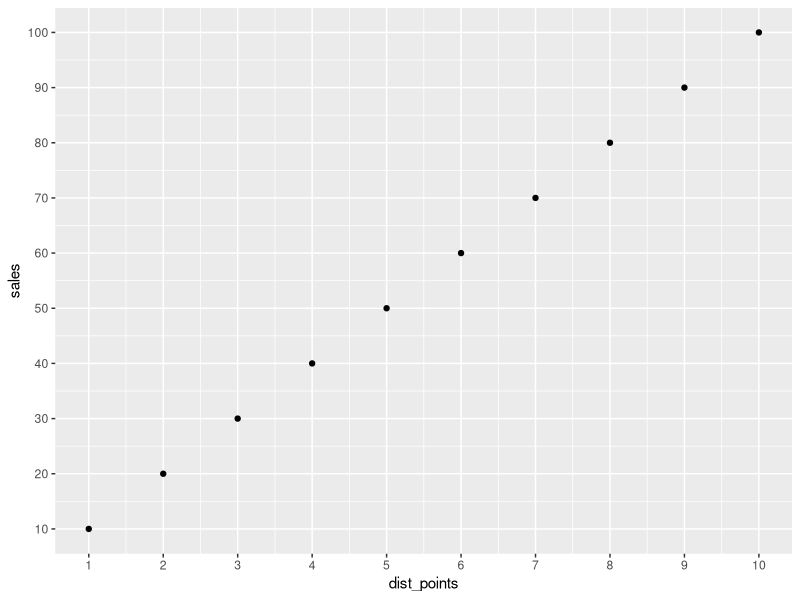
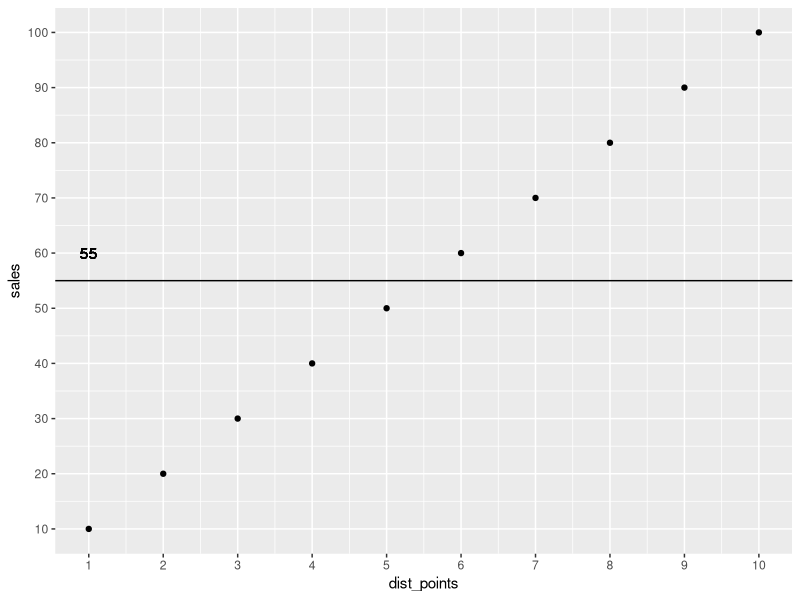
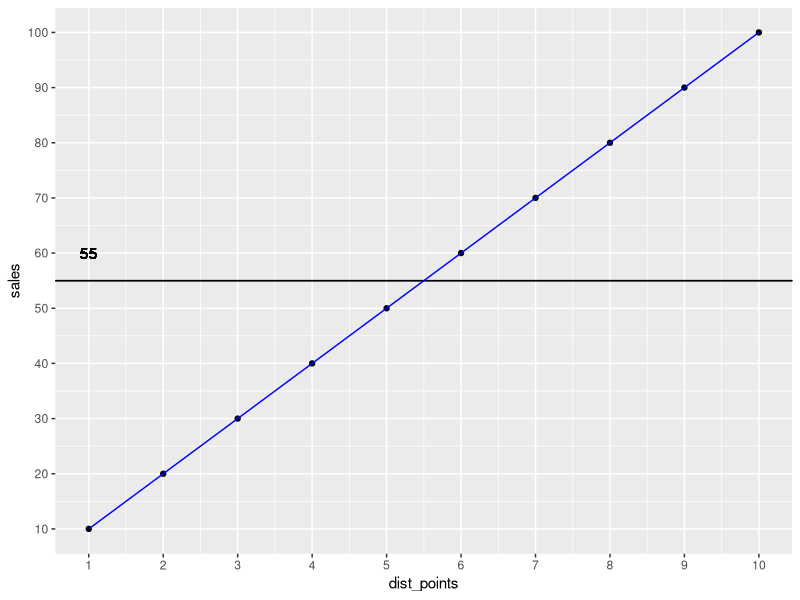
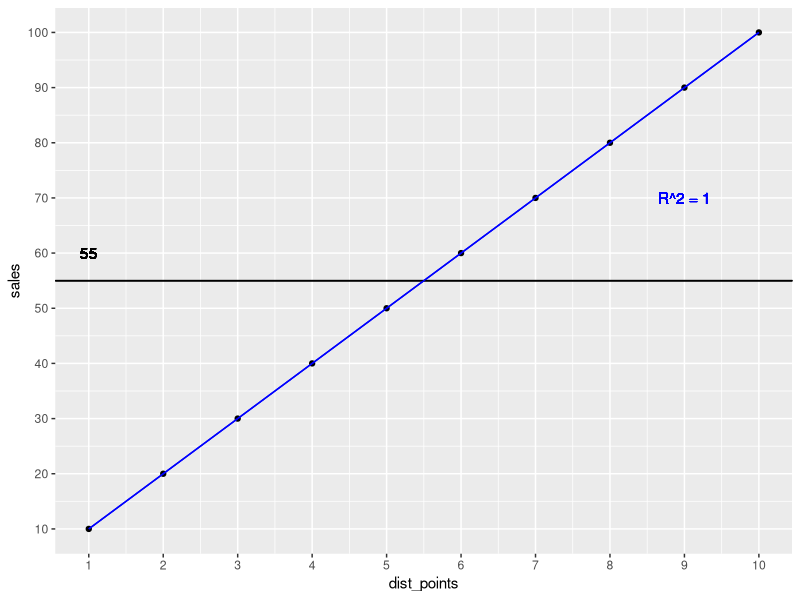
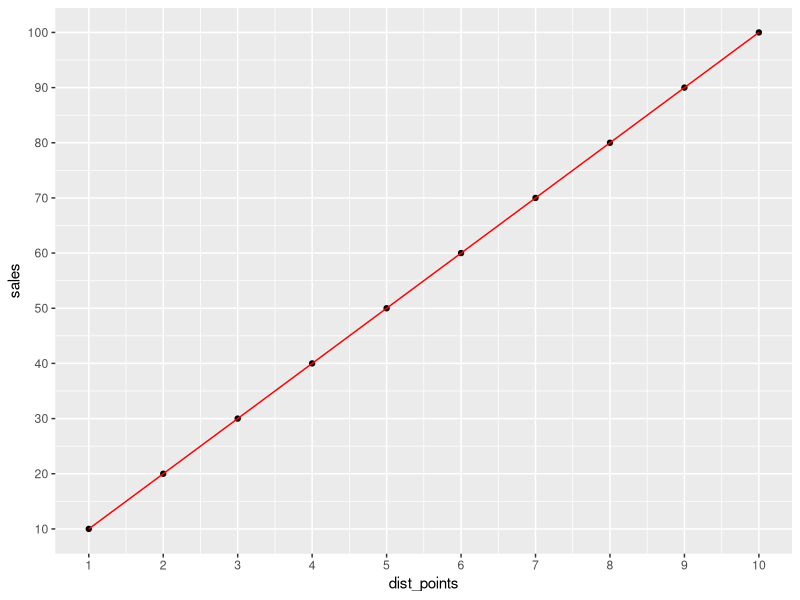
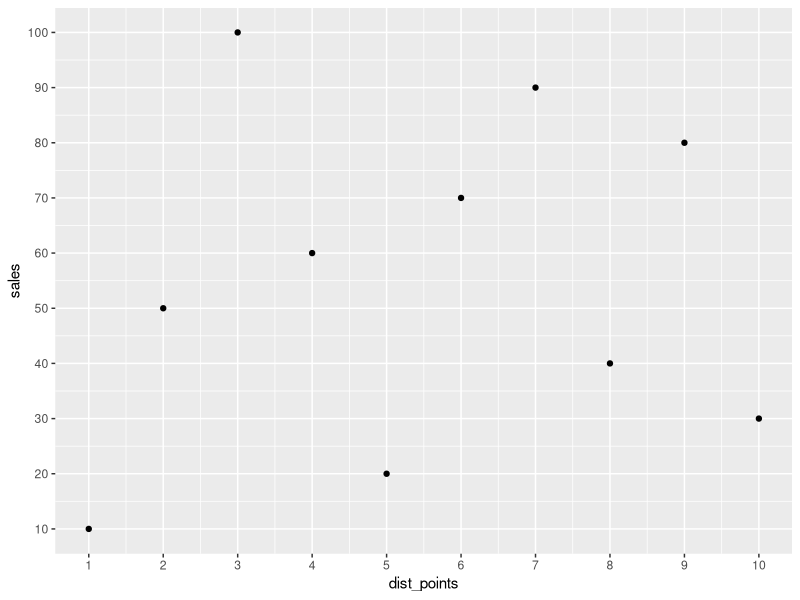
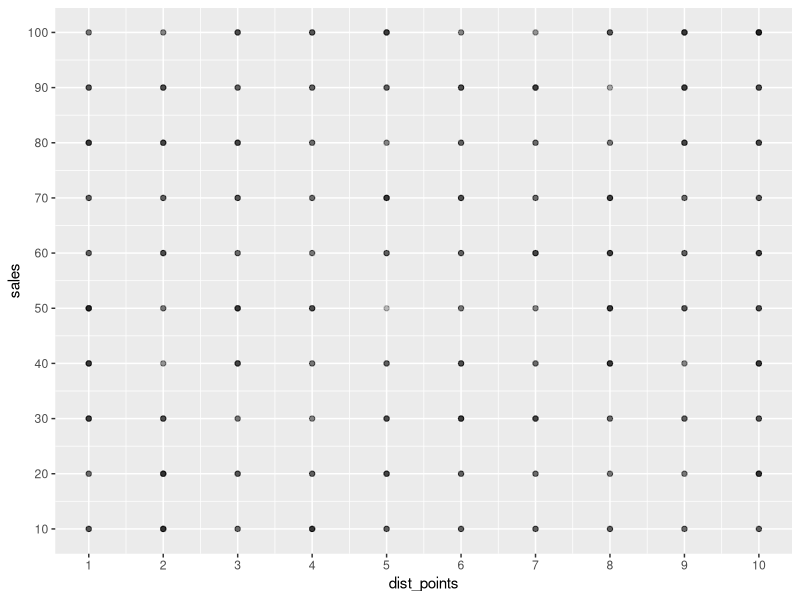
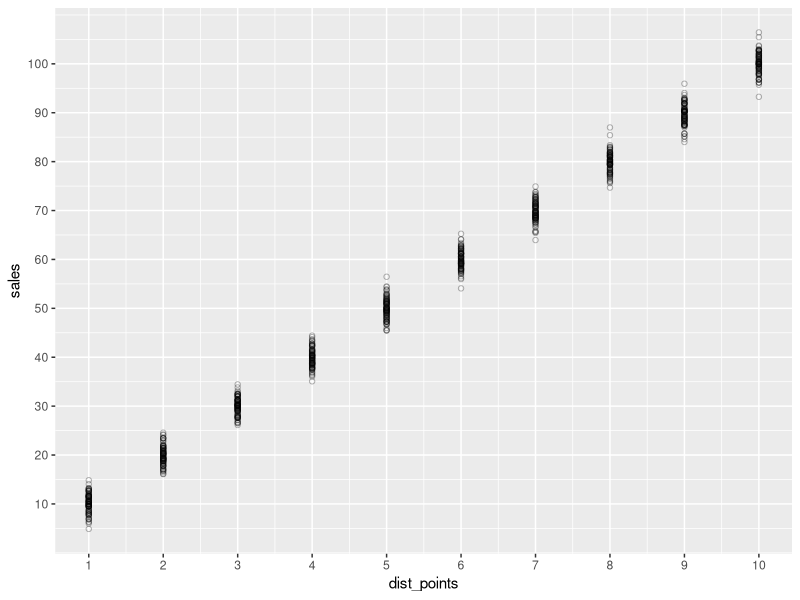

Reproduce these figures in R, in order. (Note: this script raises an error after producing the figures.)
## ---- chunk 1
library(tidyverse)
## ---- chunk 2
df <- tribble(
    ~dist_points, ~sales,
    1, 10,
    2, 20,
    3, 30,
    4, 40,
    5, 50,
    6, 60,
    7, 70,
    8, 80,
    9, 90,
    10, 100
)

# data is generated according to a simple linear function
k <- 10
x <- 1:10
d <- 0


(plt1 <- df %>% 
        ggplot(aes(x = dist_points, y = sales)) +
        geom_point() +
        scale_x_continuous(breaks = seq(1,10)) +
        scale_y_continuous(breaks = seq(10,100,10))
)
## ---- chunk 3
mean <- mean(df$sales)

(plt2 <- plt1 +
        geom_hline(yintercept = mean) +
        geom_text(x = 1, y = 60, label = mean)
)
## ---- chunk 4
# manually predict sales
pred_sales <- k * x + d
pred_sales_df <- tibble(x = x, pred_sales = pred_sales)

(plt3 <- plt2 +
        geom_hline(yintercept = mean) +
        geom_text(x = 1, y = 60, label = mean) +
        geom_line(data = pred_sales_df, aes(x = x, y = pred_sales), col = 'blue')
)
## ---- chunk 5
var_mean <- var(mean - df$sales)
var_line <- var(pred_sales_df$pred_sales - df$sales)

(r_squared <- (var_mean - var_line) / var_mean)
# 1
## ---- chunk 6
(plt4 <- plt3 +
        geom_hline(yintercept = mean) +
        geom_text(x = 1, y = 60, label = mean) +
        geom_line(data = pred_sales_df, aes(x = x, y = pred_sales), col = 'blue') + 
        geom_text(x = 9, y = 70, label = paste0('R^2 = ', r_squared), col = 'blue')
)
## ---- chunk 7
lm_res <- lm(sales ~ dist_points, data = df)
summary(lm_res)
# Residuals:
#     Min         1Q     Median         3Q        Max 
# -9.511e-15 -2.387e-15 -4.041e-16  3.247e-15  6.630e-15 
# 
# Coefficients:
#     Estimate Std. Error    t value Pr(>|t|)    
# (Intercept) -8.988e-15  3.472e-15 -2.588e+00   0.0322 *  
#     dist_points  1.000e+01  5.596e-16  1.787e+16   <2e-16 ***
#     ---
#     Signif. codes:  0 ‘***’ 0.001 ‘**’ 0.01 ‘*’ 0.05 ‘.’ 0.1 ‘ ’ 1
# 
# Residual standard error: 5.083e-15 on 8 degrees of freedom
# Multiple R-squared:      1,	Adjusted R-squared:      1 
# F-statistic: 3.193e+32 on 1 and 8 DF,  p-value: < 2.2e-16
## ---- chunk 8
pred_lm <- tibble(y = predict(lm_res, tibble(dist_points = df$dist_points)) , dist_points = df$dist_points)

(plt1 + geom_line(data = pred_lm, aes(x = dist_points, y = y), col = 'red')
)
## ---- chunk 9
set.seed(42)
df_no_corr <- tibble(sales = df$sales, dist_points = sample(1:10, 10))

(plt_no_corr_1 <- df_no_corr %>% 
        ggplot(aes(x = dist_points, y = sales)) +
        geom_point() +
        scale_x_continuous(breaks = seq(1,10)) +
        scale_y_continuous(breaks = seq(10,100,10))
)
## ---- chunk 10
lm_res_no_corr <- lm(sales ~ dist_points, data = df_no_corr)
summary(lm_res_no_corr)
# Coefficients:
#     Estimate Std. Error t value Pr(>|t|)  
# (Intercept)   47.333     21.723   2.179    0.061 .
# dist_points    1.394      3.501   0.398    0.701  
# ---
#     Signif. codes:  0 ‘***’ 0.001 ‘**’ 0.01 ‘*’ 0.05 ‘.’ 0.1 ‘ ’ 1
# 
# Residual standard error: 31.8 on 8 degrees of freedom
# Multiple R-squared:  0.01943,	Adjusted R-squared:  -0.1031 
# F-statistic: 0.1585 on 1 and 8 DF,  p-value: 0.7009

# k .. low but still not 0 !!!!!
# r squared .. low -> OK
# residual standard error -> OK
# d .. not 55, but ok
## ---- chunk 11
set.seed(42)
df_no_corr2 <- tibble(sales = rep(df$sales, 100) , dist_points = sample(1:10, 10 * 100, replace = T))

(plt_no_corr_2 <- df_no_corr2 %>% 
        ggplot(aes(x = dist_points, y = sales)) +
        geom_point(alpha = 0.1) +
        scale_x_continuous(breaks = seq(1,10)) +
        scale_y_continuous(breaks = seq(10,100,10))
)
## ---- chunk 12
lm_res_no_corr2 <- lm(sales ~ dist_points, data = df_no_corr2)
summary(lm_res_no_corr2)
# Coefficients:
#     Estimate Std. Error t value Pr(>|t|)    
# (Intercept)  52.0243     1.9147  27.171   <2e-16 ***
#     dist_points   0.5383     0.3050   1.765   0.0778 .  
# ---
#     Signif. codes:  0 ‘***’ 0.001 ‘**’ 0.01 ‘*’ 0.05 ‘.’ 0.1 ‘ ’ 1
# 
# Residual standard error: 28.71 on 998 degrees of freedom
# Multiple R-squared:  0.003112,	Adjusted R-squared:  0.002113 
# F-statistic: 3.116 on 1 and 998 DF,  p-value: 0.07784

# intercept increases
# k becomes smaller
# r squared becomes smaller
# residual standard error becomes closer to 25
## ---- chunk 13
set.seed(42)
df_no_corr3 <- tibble(sales = rep(df$sales, 100000) , dist_points = sample(1:10, 10 * 100000, replace = T))
lm_res_no_corr3 <- lm(sales ~ dist_points, data = df_no_corr3)
summary(lm_res_no_corr3)
# Coefficients:
#     Estimate Std. Error t value Pr(>|t|)    
# (Intercept) 54.896161   0.062033 884.947   <2e-16 ***
#     dist_points  0.018881   0.009997   1.889    0.059 .  
# ---
#     Signif. codes:  0 ‘***’ 0.001 ‘**’ 0.01 ‘*’ 0.05 ‘.’ 0.1 ‘ ’ 1
# 
# Residual standard error: 28.72 on 999998 degrees of freedom
# Multiple R-squared:  3.567e-06,	Adjusted R-squared:  2.567e-06 
# F-statistic: 3.567 on 1 and 999998 DF,  p-value: 0.05895

## ---- chunk 14
set.seed(42)
df_randomised1 <- data.frame(
    dist_points = rep(df$dist_points, 100)
    ) %>% 
    mutate(sales = dist_points * 10+ rnorm(n(), mean = 0, sd = 2))

df_randomised1 %>% nrow
# 1000

(plt_rand1 <- df_randomised1 %>% 
        ggplot(aes(x = dist_points, y = sales)) +
        geom_point(shape = 1, alpha = 0.3) +
        scale_x_continuous(breaks = seq(1,10)) +
        scale_y_continuous(breaks = seq(10,100,10))
)
## ---- chunk 15
lm_res_rand1 <- lm(sales ~ dist_points, data = df_randomised1)
summary(lm_res_rand1)
# Coefficients:
#     Estimate Std. Error t value Pr(>|t|)    
# (Intercept) -0.02126    0.13835  -0.154    0.878    
# dist_points 10.00073    0.02230 448.526   <2e-16 ***
#     ---
#     Signif. codes:  0 ‘***’ 0.001 ‘**’ 0.01 ‘*’ 0.05 ‘.’ 0.1 ‘ ’ 1
# 
# Residual standard error: 2.025 on 998 degrees of freedom
# Multiple R-squared:  0.9951,	Adjusted R-squared:  0.9951 
# F-statistic: 2.012e+05 on 1 and 998 DF,  p-value: < 2.2e-16

# coeffcient standard error went up!!!
## ---- chunk 16
pred_lm_res_rand1 <- tibble(y = predict(lm_res_rand1, tibble(dist_points = df_randomised1$dist_points)) , dist_points = df_randomised1$dist_points)

(plt_rand1 + geom_line(data = pred_lm_res_rand1, aes(x = dist_points, y = y), col = 'red')
)
## ---- chunk 17
mean_distpoint <- mean(dist_points)
# 5.5

pred_lm_res_rand_comp1 <- pred_lm_res_rand1 %>%
    bind_cols(sales = df_randomised1$sales) %>% 
    mutate(diff_sales = y - sales,
           diff_dist_point_mean = dist_points - mean_distpoint)
## ---- chunk 18
library(ggbeeswarm)
# per dist point?
pred_lm_res_rand_comp1 %>% 
    ggplot(aes(x = dist_points, y = diff_sales)) +
    # geom_point(shape = 1) +
    geom_quasirandom(shape = 1) + 
    scale_x_continuous(breaks = seq(1,10))
# all look similarly distributed
## ---- chunk 19
# all together
pred_lm_res_rand_comp1 %>% 
    ggplot(aes(x = 0, y = diff_sales)) +
    geom_quasirandom(shape = 1) +
    scale_x_continuous(breaks = seq(1,10))
## ---- chunk 20
# Real calculation:
# https://stats.stackexchange.com/questions/236437/how-to-compute-the-standard-error-of-a-predictor-variable
# mean squared error
mse <- sum(pred_lm_res_rand_comp1$diff_sales^2) * (1 / (length(pred_lm_res_rand_comp1$diff_sales)-2)  )
x_deviation_mean_error <- sum(pred_lm_res_rand_comp1$diff_dist_point_mean^2)
sqrt(mse/x_deviation_mean_error)
# 0.02207502

# Approximation: ??? does this really work ??????
# https://stackoverflow.com/questions/2676554/in-r-how-to-find-the-standard-error-of-the-mean
# knowing that the spread in y is similar
# knowing that the spread in x is similar
std_err_overall <- sqrt(var(pred_lm_res_rand_comp1$diff_sales)/length(pred_lm_res_rand_comp1$diff_sales))
# 0.06337391
std_error_approximation <- std_err_overall / sqrt(mean_distpoint)
# 0.02702273
## ---- chunk 21
df_randomised2 <- data.frame(
    dist_points = rep(df$dist_points, 100)
) %>% 
    mutate(sales = dist_points * 10+ rnorm(n(), mean = 0, sd = 4))

df_randomised2 %>% nrow
# 1000

(plt_rand2 <- df_randomised2 %>% 
        ggplot(aes(x = dist_points, y = sales)) +
        geom_point(shape = 1, alpha = 0.3) +
        scale_x_continuous(breaks = seq(1,10)) +
        scale_y_continuous(breaks = seq(10,100,10))
)
## ---- chunk 22
lm_res_rand2 <- lm(sales ~ dist_points, data = df_randomised2)
summary(lm_res_rand2)
# Coefficients:
#     Estimate Std. Error t value Pr(>|t|)    
# (Intercept)  0.18496    0.26948   0.686    0.493    
# dist_points  9.96250    0.04343 229.391   <2e-16 ***
#     ---
#     Signif. codes:  0 ‘***’ 0.001 ‘**’ 0.01 ‘*’ 0.05 ‘.’ 0.1 ‘ ’ 1
# 
# Residual standard error: 3.945 on 998 degrees of freedom
# Multiple R-squared:  0.9814,	Adjusted R-squared:  0.9814 
# F-statistic: 5.262e+04 on 1 and 998 DF,  p-value: < 2.2e-16

# coeff standard error is twice as hight
# residual standard error is also almost twice as high
## ---- chunk 23
df_randomised3 <- data.frame(
    dist_points = rep(df$dist_points, 100)
) %>% 
    mutate(sales = dist_points * 10+ rnorm(n(), mean = 0, sd = 40))

df_randomised3 %>% nrow
# 1000

(plt_rand3 <- df_randomised3 %>% 
        ggplot(aes(x = dist_points, y = sales)) +
        geom_point(shape = 1, alpha = 0.3) +
        scale_x_continuous(breaks = seq(1,10)) +
        scale_y_continuous(breaks = seq(-100,200,10))
)
## ---- chunk 24
lm_res_rand3 <- lm(sales ~ dist_points, data = df_randomised3)
summary(lm_res_rand3)
# Coefficients:
#     Estimate Std. Error t value Pr(>|t|)    
# (Intercept)  -2.8061     2.8131  -0.998    0.319    
# dist_points  10.4869     0.4534  23.131   <2e-16 ***
#     ---
#     Signif. codes:  0 ‘***’ 0.001 ‘**’ 0.01 ‘*’ 0.05 ‘.’ 0.1 ‘ ’ 1
# 
# Residual standard error: 41.18 on 998 degrees of freedom
# Multiple R-squared:  0.349,	Adjusted R-squared:  0.3484 
# F-statistic:   535 on 1 and 998 DF,  p-value: < 2.2e-16

# coefficient stays the same.
# standard error increased by 10 (p value still significant)
# R squared - questionable!!!!
## ---- chunk 25
df_randomised4 <- data.frame(
    dist_points = rep(df$dist_points, 100)
) %>% 
    mutate(sales = dist_points * 10+ rnorm(n(), mean = 0, sd = 400))

df_randomised4 %>% nrow
# 1000

(plt_rand4 <- df_randomised4 %>% 
        ggplot(aes(x = dist_points, y = sales)) +
        geom_point(shape = 1, alpha = 0.3) +
        scale_x_continuous(breaks = seq(1,10)) +
        scale_y_continuous(breaks = seq(-1500,1500,10))
)

## ---- chunk 26
lm_res_rand4 <- lm(sales ~ dist_points, data = df_randomised4)
summary(lm_res_rand4)
# Coefficients:
#     Estimate Std. Error t value Pr(>|t|)    
# (Intercept)  -48.349     27.019  -1.789   0.0738 .  
# dist_points   17.206      4.355   3.951 8.32e-05 ***
#     ---
#     Signif. codes:  0 ‘***’ 0.001 ‘**’ 0.01 ‘*’ 0.05 ‘.’ 0.1 ‘ ’ 1
# 
# Residual standard error: 395.5 on 998 degrees of freedom
# Multiple R-squared:  0.0154,	Adjusted R-squared:  0.01442 
# F-statistic: 15.61 on 1 and 998 DF,  p-value: 8.319e-05
## ---- chunk 27
# Chagned coeff to be 1 !!!!!!!!!!
df_randomised_v2_1 <- data.frame(
    dist_points = rep(df$dist_points, 5)
) %>% 
    mutate(sales = dist_points * 1 + rnorm(n(), mean = 0, sd = 20))

df_randomised_v2_1 %>% nrow
# 50

(plt_rand_v2_1 <- df_randomised_v2_1 %>% 
        ggplot(aes(x = dist_points, y = sales)) +
        geom_point(shape = 1, alpha = 0.3) +
        scale_x_continuous(breaks = seq(1,10)) +
        scale_y_continuous(breaks = seq(-40,200,10))
)
## ---- chunk 28
lm_res_randv2_1 <- lm(sales ~ dist_points, data = df_randomised_v2_1)
summary(lm_res_randv2_1)
# Coefficients:
#     Estimate Std. Error t value Pr(>|t|)   
# (Intercept)   -9.578      6.781  -1.412   0.1643   
# dist_points    3.085      1.093   2.823   0.0069 **
#     ---
#     Signif. codes:  0 ‘***’ 0.001 ‘**’ 0.01 ‘*’ 0.05 ‘.’ 0.1 ‘ ’ 1
# 
# Residual standard error: 22.19 on 48 degrees of freedom
# Multiple R-squared:  0.1424,	Adjusted R-squared:  0.1245 
# F-statistic: 7.969 on 1 and 48 DF,  p-value: 0.006905
## ---- chunk 29
set.seed(42)
df_randomised_v2_2 <- data.frame(
    dist_points = rep(df$dist_points, 5)
) %>% 
    mutate(sales = dist_points * 1 + rnorm(n(), mean = 0, sd = 7))

df_randomised_v2_2 %>% nrow
# 50

(plt_rand_v2_2 <- df_randomised_v2_2 %>% 
        ggplot(aes(x = dist_points, y = sales)) +
        geom_point(shape = 1, alpha = 0.8) +
        scale_x_continuous(breaks = seq(1,10)) +
        scale_y_continuous(breaks = seq(-40,200,10))
)
## ---- chunk 30
lm_res_randv2_2 <- lm(sales ~ dist_points, data = df_randomised_v2_2)
summary(lm_res_randv2_2)
# Coefficients:
#     Estimate Std. Error t value Pr(>|t|)
# (Intercept)   2.7736     2.4388   1.137    0.261
# dist_points   0.4503     0.3930   1.146    0.258
# 
# Residual standard error: 7.983 on 48 degrees of freedom
# Multiple R-squared:  0.02662,	Adjusted R-squared:  0.006339 
# F-statistic: 1.313 on 1 and 48 DF,  p-value: 0.2576
## ---- chunk 31
pred_lm_res_randv2_2 <- tibble(y = predict(lm_res_randv2_2, tibble(dist_points = df_randomised_v2_2$dist_points)) , dist_points = df_randomised_v2_2$dist_points)

(plt_rand_v2_2 + geom_line(data = pred_lm_res_randv2_2, aes(x = dist_points, y = y), col = 'red')
)
## ---- chunk 32
set.seed(42)
df_randomised_obsc1 <- data.frame(
    dist_points = rep(df$dist_points, 10)
) %>% 
    mutate(sales = dist_points * 1 + rnorm(n(), mean = 0, sd = 2))

df_randomised_obsc1 %>% nrow
# 1000

(plt_rand_obs_1 <- df_randomised_obsc1 %>% 
        ggplot(aes(x = dist_points, y = sales)) +
        geom_point(shape = 1, alpha = 0.3) +
        scale_x_continuous(breaks = seq(1,10)) +
        scale_y_continuous(breaks = seq(-20,20,10))
)
## ---- chunk 33
lm_res_rand_obsc1 <- lm(sales ~ dist_points, data = df_randomised_obsc1)
summary(lm_res_rand_obsc1)
# Coefficients:
#     Estimate Std. Error t value Pr(>|t|)    
# (Intercept)  0.69300    0.44651   1.552    0.124    
# dist_points  0.88582    0.07196  12.310   <2e-16 ***
#     ---
#     Signif. codes:  0 ‘***’ 0.001 ‘**’ 0.01 ‘*’ 0.05 ‘.’ 0.1 ‘ ’ 1
# 
# Residual standard error: 2.067 on 98 degrees of freedom
# Multiple R-squared:  0.6073,	Adjusted R-squared:  0.6033 
# F-statistic: 151.5 on 1 and 98 DF,  p-value: < 2.2e-16


pred_lm_res_randobsc_1 <- tibble(y = predict(lm_res_randv2_2, tibble(dist_points = df_randomised_obsc1$dist_points)) , dist_points = df_randomised_obsc1$dist_points)

(plt_rand_obs_1 + geom_line(data = pred_lm_res_randobsc_1, aes(x = dist_points, y = y), col = 'red')
)
## ---- chunk 34
set.seed(42)
df_randomised_obsc2 <- data.frame(
    dist_points = rep(df$dist_points, 10)
) %>% 
    mutate(sales = dist_points * 1 + rnorm(n(), mean = 0, sd = 2)) %>% 
    mutate(sales = ifelse(dist_points == 1 | dist_points == 4, sales + 5, sales))

df_randomised_obsc2 %>% nrow
# 100

(plt_rand_obs_2 <- df_randomised_obsc2 %>% 
        ggplot(aes(x = dist_points, y = sales)) +
        geom_point(shape = 1, alpha = 0.3) +
        scale_x_continuous(breaks = seq(1,10)) +
        scale_y_continuous(breaks = seq(-20,20,10))
)
## ---- chunk 35
lm_res_rand_obsc2 <- lm(sales ~ dist_points, data = df_randomised_obsc2)
summary(lm_res_rand_obsc2)
# Coefficients:
#     Estimate Std. Error t value Pr(>|t|)    
# (Intercept)  3.29171    0.56376   5.839 6.84e-08 ***
#     dist_points  0.57955    0.09086   6.379 5.91e-09 ***
#     ---
#     Signif. codes:  0 ‘***’ 0.001 ‘**’ 0.01 ‘*’ 0.05 ‘.’ 0.1 ‘ ’ 1
# 
# Residual standard error: 2.61 on 98 degrees of freedom
# Multiple R-squared:  0.2934,	Adjusted R-squared:  0.2862 
# F-statistic: 40.69 on 1 and 98 DF,  p-value: 5.914e-09
## ---- chunk 36
pred_lm_res_randobsc_2 <- tibble(y = predict(lm_res_rand_obsc2, tibble(dist_points = df_randomised_obsc2$dist_points)) , dist_points = df_randomised_obsc2$dist_points)

(plt_rand_obs_2 + geom_line(data = pred_lm_res_randobsc_2, aes(x = dist_points, y = y), col = 'red')
)
